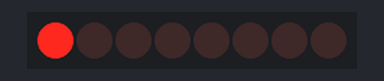
Recording of a sketch running on a simulated ATtiny85, built with avr-gcc and run on an emulated ATtiny85. Parts: 8 shift-register outputs drawn as a row of LEDs (first output left, lit = HIGH). Wiring (inferred from the names in the program): shift register (74HC595): data PB2; shift clock PB4; latch PB5. Wiring (inferred from the signals the program sends): row of LEDs: on Q0, Q1, Q2, Q3, Q4, Q5, Q6, Q7.

Above: at 0.2 s.
At 1.2 s:
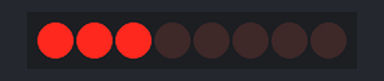
At 1.7 s:
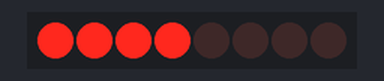
At 3.2 s:
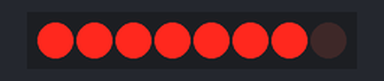
At 5.7 s:
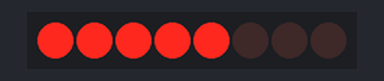
At 7.7 s:
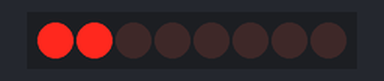
Timing chart, 0 to 8.1 s (numbered marks = the images above):
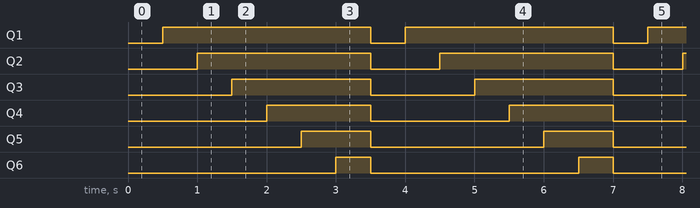

Measured:
- by itself, Q1: alternates HIGH for 3.0 s and LOW for 0.50 s
- by itself, Q2: alternates HIGH for 2.5 s and LOW for 1.0 s
- by itself, Q3: alternates HIGH for 2.0 s and LOW for 1.5 s
- by itself, Q4: alternates HIGH for 1.5 s and LOW for 2.0 s
- by itself, Q5: alternates HIGH for 1.0 s and LOW for 2.5 s
- by itself, Q6: alternates HIGH for 0.50 s and LOW for 3.0 s

The sketch:

hc595test3.ino
```cpp
int latch=5;
int clock1=4;
int data1=2;

void setup()
{
  pinMode(latch,OUTPUT);
  pinMode(clock1,OUTPUT);
  pinMode(data1,OUTPUT);
}

void loop()
{
  for(int i=1;i<129;i=1+2*i)
  {
    digitalWrite(latch,LOW);
    shiftOut(data1,clock1,MSBFIRST,i);
    digitalWrite(latch,HIGH);
    delay(500);
  }
}
```
